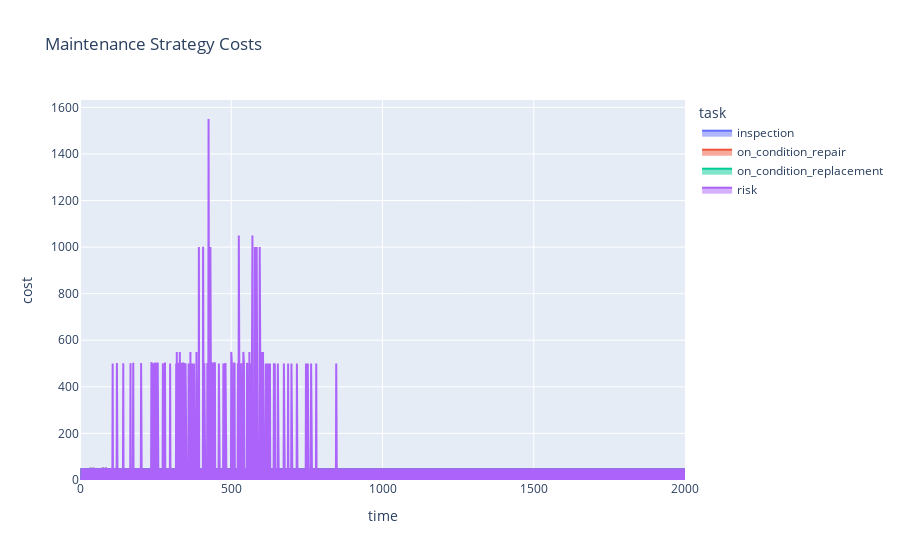

Notebook source saved alongside this figure:
### Markdown cell above
## Maintenance Strategy

The maintenance strategy...

### Code cell
fm = FailureMode().set_demo()

fm.mc_timeline(t_end=2000, n_iterations=100)

df = fm.expected_risk_cost_df()

fig = px.area(df, x="time", y="cost", color="task", title='Maintenance Strategy Costs')
fig.show()

### Figure 1 — Plotly figure (JSON) as saved in the notebook; plotly's stock layout.template omitted (floating-point values rounded to 4 significant figures; data arrays with more than 128 entries replaced by an {"elided": "..."} marker saying what was removed)
{"data": [{"hovertemplate": "task=inspection<br>time=%{x}<br>cost=%{y}<extra></extra>", "legendgroup": "inspection", "line": {"color": "#636efa"}, "mode": "lines", "name": "inspection", "orientation": "v", "showlegend": true, "stackgroup": "1", "type": "scatter", "x": {"elided": "2001 int values"}, "xaxis": "x", "y": {"elided": "2001 int values"}, "yaxis": "y"}, {"hovertemplate": "task=on_condition_repair<br>time=%{x}<br>cost=%{y}<extra></extra>", "legendgroup": "on_condition_repair", "line": {"color": "#EF553B"}, "mode": "lines", "name": "on_condition_repair", "orientation": "v", "showlegend": true, "stackgroup": "1", "type": "scatter", "x": {"elided": "2001 int values"}, "xaxis": "x", "y": {"elided": "2001 int values"}, "yaxis": "y"}, {"hovertemplate": "task=on_condition_replacement<br>time=%{x}<br>cost=%{y}<extra></extra>", "legendgroup": "on_condition_replacement", "line": {"color": "#00cc96"}, "mode": "lines", "name": "on_condition_replacement", "orientation": "v", "showlegend": true, "stackgroup": "1", "type": "scatter", "x": {"elided": "2001 int values"}, "xaxis": "x", "y": {"elided": "2001 int values"}, "yaxis": "y"}, {"hovertemplate": "task=risk<br>time=%{x}<br>cost=%{y}<extra></extra>", "legendgroup": "risk", "line": {"color": "#ab63fa"}, "mode": "lines", "name": "risk", "orientation": "v", "showlegend": true, "stackgroup": "1", "type": "scatter", "x": {"elided": "2001 int values"}, "xaxis": "x", "y": {"elided": "2001 int values"}, "yaxis": "y"}], "layout": {"legend": {"title": {"text": "task"}, "tracegroupgap": 0}, "title": {"text": "Maintenance Strategy Costs"}, "xaxis": {"anchor": "y", "domain": [0, 1], "title": {"text": "time"}}, "yaxis": {"anchor": "x", "domain": [0, 1], "title": {"text": "cost"}}}}
